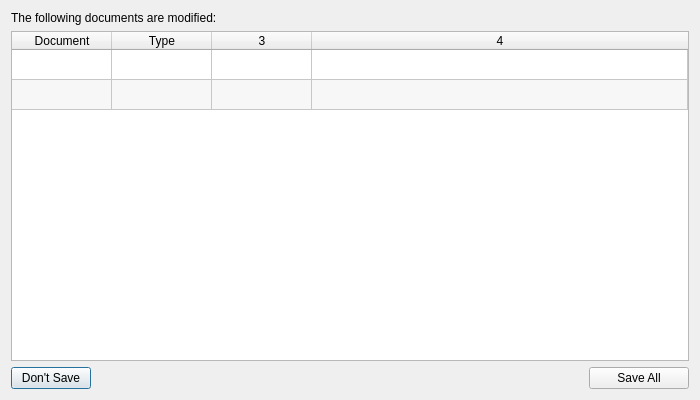
<?xml version="1.0" encoding="UTF-8"?>
<ui version="4.0">
 <class>DocumentList</class>
 <widget class="QDialog" name="DocumentList">
  <property name="geometry">
   <rect>
    <x>0</x>
    <y>0</y>
    <width>700</width>
    <height>400</height>
   </rect>
  </property>
  <property name="windowTitle">
   <string>Modified Documents</string>
  </property>
  <property name="windowIcon">
   <iconset resource="../QtResources/resources.qrc">
    <normaloff>:/GuiFoundation/Icons/ezEditor16.png</normaloff>:/GuiFoundation/Icons/ezEditor16.png</iconset>
  </property>
  <layout class="QVBoxLayout" name="verticalLayout">
   <item>
    <widget class="QLabel" name="label">
     <property name="sizePolicy">
      <sizepolicy hsizetype="Preferred" vsizetype="Preferred">
       <horstretch>0</horstretch>
       <verstretch>0</verstretch>
      </sizepolicy>
     </property>
     <property name="text">
      <string>The following documents are modified:</string>
     </property>
     <property name="wordWrap">
      <bool>true</bool>
     </property>
    </widget>
   </item>
   <item>
    <widget class="QTableWidget" name="TableDocuments">
     <property name="editTriggers">
      <set>QAbstractItemView::NoEditTriggers</set>
     </property>
     <property name="alternatingRowColors">
      <bool>true</bool>
     </property>
     <property name="selectionMode">
      <enum>QAbstractItemView::SingleSelection</enum>
     </property>
     <property name="selectionBehavior">
      <enum>QAbstractItemView::SelectRows</enum>
     </property>
     <property name="sortingEnabled">
      <bool>true</bool>
     </property>
     <property name="cornerButtonEnabled">
      <bool>false</bool>
     </property>
     <property name="rowCount">
      <number>2</number>
     </property>
     <property name="columnCount">
      <number>4</number>
     </property>
     <attribute name="horizontalHeaderVisible">
      <bool>true</bool>
     </attribute>
     <attribute name="horizontalHeaderCascadingSectionResizes">
      <bool>false</bool>
     </attribute>
     <attribute name="horizontalHeaderStretchLastSection">
      <bool>true</bool>
     </attribute>
     <attribute name="verticalHeaderVisible">
      <bool>false</bool>
     </attribute>
     <row/>
     <row/>
     <column>
      <property name="text">
       <string>Document</string>
      </property>
     </column>
     <column>
      <property name="text">
       <string>Type</string>
      </property>
     </column>
     <column/>
     <column/>
    </widget>
   </item>
   <item>
    <layout class="QHBoxLayout" name="horizontalLayout">
     <item>
      <widget class="QPushButton" name="ButtonDontSave">
       <property name="toolTip">
        <string>Shortcut: Ctrl+Q</string>
       </property>
       <property name="text">
        <string>Don't Save</string>
       </property>
       <property name="shortcut">
        <string>Ctrl+Q</string>
       </property>
      </widget>
     </item>
     <item>
      <spacer name="horizontalSpacer">
       <property name="orientation">
        <enum>Qt::Horizontal</enum>
       </property>
       <property name="sizeHint" stdset="0">
        <size>
         <width>40</width>
         <height>20</height>
        </size>
       </property>
      </spacer>
     </item>
     <item>
      <widget class="QPushButton" name="ButtonSaveSelected">
       <property name="minimumSize">
        <size>
         <width>100</width>
         <height>0</height>
        </size>
       </property>
       <property name="maximumSize">
        <size>
         <width>100</width>
         <height>16777215</height>
        </size>
       </property>
       <property name="toolTip">
        <string>Shortcut: Ctrl+Shift+S</string>
       </property>
       <property name="text">
        <string>Save All</string>
       </property>
       <property name="shortcut">
        <string>Ctrl+Shift+S</string>
       </property>
      </widget>
     </item>
    </layout>
   </item>
  </layout>
 </widget>
 <resources>
  <include location="../QtResources/resources.qrc"/>
 </resources>
 <connections/>
</ui>
